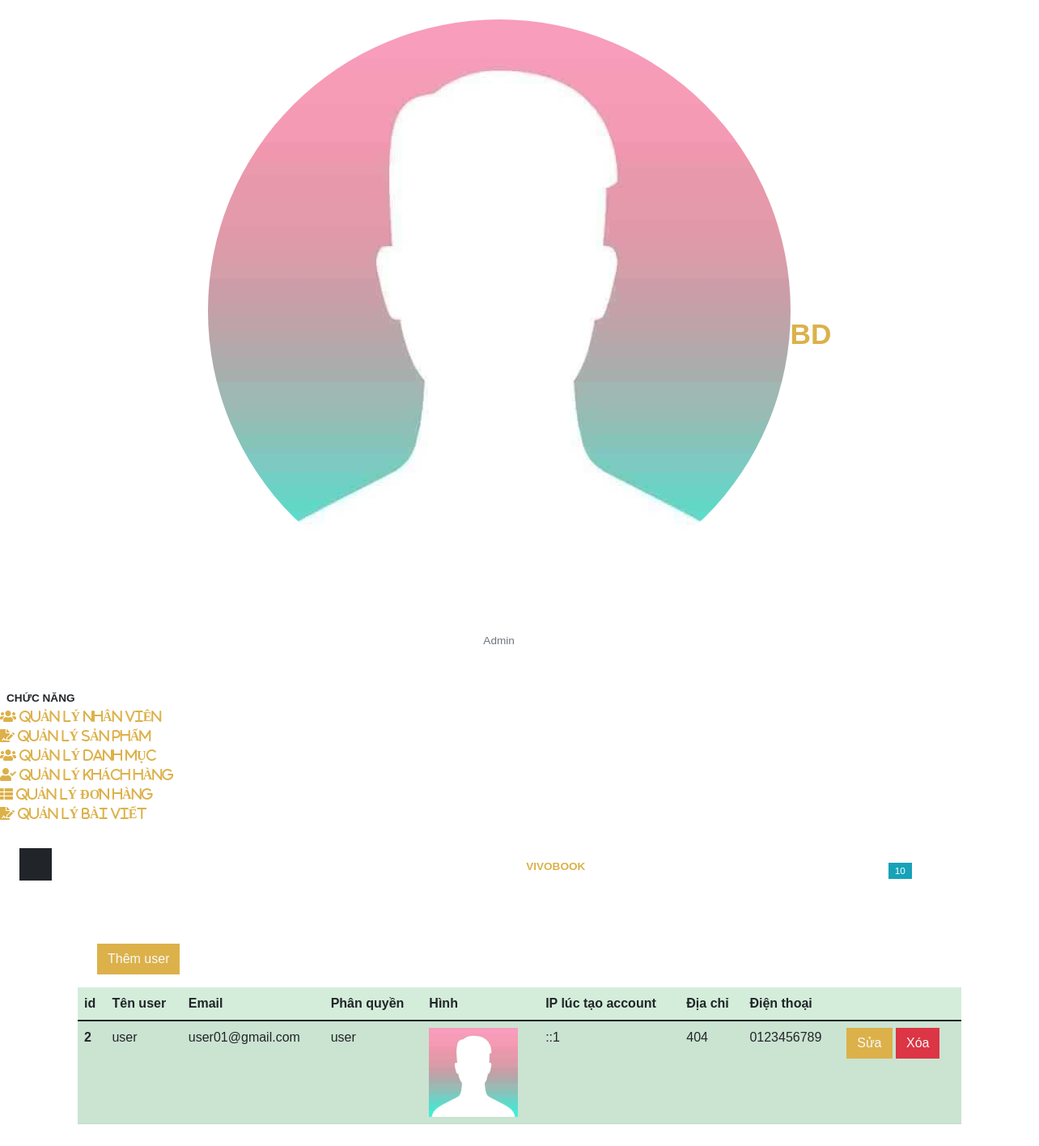
Screenshot of /admin.php?user (signed in) with the database file from the repository.
### tables this page shows
CREATE TABLE `user` (
  `id_user` int(11) NOT NULL,
  `name` varchar(255) NOT NULL,
  `email` varchar(255) NOT NULL,
  `password` varchar(255) NOT NULL,
  `user_type` varchar(255) NOT NULL DEFAULT 'user',
  `image` varchar(255) NOT NULL,
  `ip_user` varchar(255) NOT NULL,
  `address` varchar(255) NOT NULL,
  `phone` varchar(255) NOT NULL
);

### user.php (the view, shortened to what this page needs)
<?php
include('includes/connect.php');
?>
    <div class="container">
    <button class="btn btn-primary my-3"><a href="insert_user.php" class="text-light">Thêm user</a></button>
    </div>
    <table class="table table-success table-striped">
    <thead>
    <tr>
      <th scope="col">id</th>
      <th scope="col">Tên user</th>
      <th scope="col">Email</th>
      <th scope="col">Phân quyền</th>
      <th scope="col">Hình</th>
      <th scope="col">IP lúc tạo account</th>
      <th scope="col">Địa chỉ</th>
      <th scope="col">Điện thoại</th>
      <th scope="col"> </th>
    </tr>
    </thead>
    <tbody>
    <?php
    $select_query="SELECT * FROM `user` WHERE user_type='user'";
    $result_query=mysqli_query($con,$select_query);
    while($row=mysqli_fetch_array($result_query)){
      $id_user=$row['id_user'];
      $name=$row['name'];
      $email=$row['email'];
      $user_type=$row['user_type'];
      $image=$row['image'];
      $ip_user=$row['ip_user'];
      $address=$row['address'];
      $phone=$row['phone'];
      echo " <tr>
        <th scope='row'>$id_user</th>
        <td>$name</td>
        <td>$email</td>
        <td>$user_type</td>
        <td><img src='img/user/$image' alt='$image' width='110' height '110'></td>
        <td>$ip_user</td>
        <td>$address</td>
        <td>$phone</td>
        <td>
          <button class='btn btn-primary'><a href='update_user.php?updateid=$id_user' class='text-light'>Sửa</a></button>
          <button class='btn btn-danger'><a href='delete_user.php?deleteid=$id_user' class='text-light'>Xóa</a></button>
        </td>
      </tr>";
    }
    ?>
    </tbody>
    </table>

### rows the page displays
user: id_user "2", name "user", email "user01@gmail.com", user_type "user", image (picture), ip_user "::1", address "404", phone "0123456789"
